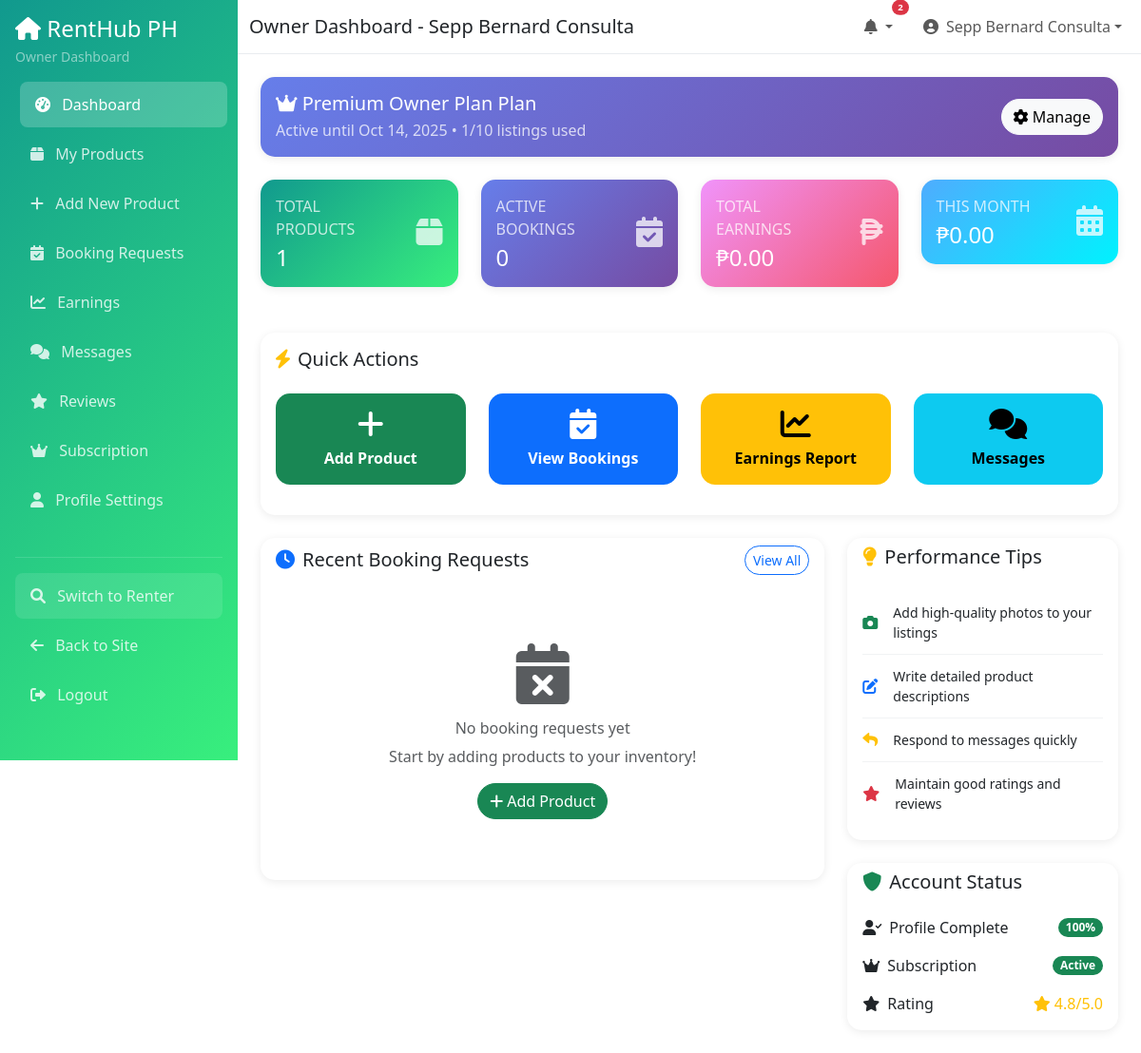
/owner/dashboard.php (signed in), run on the app's committed database.
### tables this page shows
CREATE TABLE `user_subscriptions` (
  `SubscriptionID` int(11) NOT NULL,
  `UserID` int(11) DEFAULT NULL,
  `PlanID` int(11) DEFAULT NULL,
  `Sub_StartDate` datetime NOT NULL,
  `Sub_EndDate` datetime NOT NULL,
  `Sub_Status` varchar(50) DEFAULT 'Active',
  `Sub_AutoRenew` tinyint(1) DEFAULT 1,
  `Sub_PaymentMethod` varchar(50) DEFAULT NULL,
  `Sub_CreatedAt` timestamp NOT NULL DEFAULT current_timestamp(),
  `Sub_UpdatedAt` timestamp NOT NULL DEFAULT current_timestamp() ON UPDATE current_timestamp()
);

CREATE TABLE `subscription_plans` (
  `PlanID` int(11) NOT NULL,
  `Plan_Name` varchar(100) NOT NULL,
  `Plan_Description` text DEFAULT NULL,
  `Plan_Price` decimal(10,2) NOT NULL,
  `Plan_Duration` int(11) NOT NULL,
  `Plan_MaxListings` int(11) DEFAULT NULL,
  `Plan_FeaturedListings` int(11) DEFAULT NULL,
  `Plan_CommissionRate` decimal(5,2) DEFAULT NULL,
  `Plan_IsActive` tinyint(1) DEFAULT 1,
  `Plan_CreatedAt` timestamp NOT NULL DEFAULT current_timestamp()
);

### owner/dashboard.php (the view, shortened to what the rows shown need)
<?php
$database = new Database();
$conn = $database->getConnection();
$user_id = $_SESSION['user_id'];
$query = "SELECT us.*, sp.Plan_Name, sp.Plan_MaxListings, sp.Plan_FeaturedListings
          FROM user_subscriptions us
          JOIN subscription_plans sp ON us.PlanID = sp.PlanID
          WHERE us.UserID = ? AND us.Sub_Status = 'Active' AND us.Sub_EndDate > NOW()
          ORDER BY us.Sub_EndDate DESC LIMIT 1";
$stmt = $conn->prepare($query);
$stmt->bindParam(1, $user_id);
$stmt->execute();
$subscription = $stmt->fetch(PDO::FETCH_ASSOC);
$stats = [];
$query = "SELECT COUNT(*) as total FROM products WHERE OwnerID = ?";
$stmt = $conn->prepare($query);
$stmt->bindParam(1, $user_id);
$stmt->execute();
$stats['total_products'] = $stmt->fetch(PDO::FETCH_ASSOC)['total'];
$query = "SELECT COUNT(*) as total FROM bookings WHERE OwnerID = ? AND Book_Status IN ('Pending', 'Confirmed', 'In Progress')";
$stmt = $conn->prepare($query);
$stmt->bindParam(1, $user_id);
$stmt->execute();
$stats['active_bookings'] = $stmt->fetch(PDO::FETCH_ASSOC)['total'];
$query = "SELECT SUM(Book_TotalAmount) as total FROM bookings WHERE OwnerID = ? AND Book_Status = 'Completed'";
$stmt = $conn->prepare($query);
$stmt->bindParam(1, $user_id);
$stmt->execute();
$stats['total_earnings'] = $stmt->fetch(PDO::FETCH_ASSOC)['total'] ?? 0;
$query = "SELECT SUM(Book_TotalAmount) as total FROM bookings
          WHERE OwnerID = ? AND Book_Status = 'Completed'
          AND MONTH(Book_CreatedAt) = MONTH(NOW()) AND YEAR(Book_CreatedAt) = YEAR(NOW())";
$stmt = $conn->prepare($query);
$stmt->bindParam(1, $user_id);
$stmt->execute();
$stats['month_earnings'] = $stmt->fetch(PDO::FETCH_ASSOC)['total'] ?? 0;
?>
<!DOCTYPE html>
<html lang="en">
<head>
    <link href="https://cdn.jsdelivr.net/npm/bootstrap@5.3.0/dist/css/bootstrap.min.css" rel="stylesheet">
    <link href="https://cdnjs.cloudflare.com/ajax/libs/font-awesome/6.0.0/css/all.min.css" rel="stylesheet">
</head>
<body>
    <div class="main-content">
        <div class="container-fluid p-4">
            <?php if(!$subscription): ?>
            <div class="alert alert-warning mb-4 border-0" style="border-radius: 15px;">
                <div class="row align-items-center">
                    <div class="col-md-8">
                        <h5 class="alert-heading mb-1">
                            <i class="fas fa-exclamation-triangle"></i> Subscription Required
                        </h5>
                        <p class="mb-0">You need an active subscription to list products and receive bookings.</p>
                    </div>
                    <div class="col-md-4 text-end">
                        <a href="subscription.php" class="btn btn-warning" style="border-radius: 25px;">
                            <i class="fas fa-crown"></i> Subscribe Now
                        </a>
                    </div>
                </div>
            </div>
            <?php else: ?>
            <div class="card subscription-card mb-4">
                <div class="card-body">
                    <div class="row align-items-center">
                        <div class="col-md-8">
                            <h5 class="mb-1">
                                <i class="fas fa-crown"></i> <?php echo htmlspecialchars($subscription['Plan_Name']); ?> Plan
                            </h5>
                            <p class="mb-0 opacity-75">
                                Active until <?php echo date('M j, Y', strtotime($subscription['Sub_EndDate'])); ?> •
                                <?php echo $stats['total_products']; ?>/<?php echo $subscription['Plan_MaxListings']; ?> listings used
                            </p>
                        </div>
                        <div class="col-md-4 text-end">
                            <a href="subscription.php" class="btn btn-light" style="border-radius: 25px;">
                                <i class="fas fa-cog"></i> Manage
                            </a>
                        </div>
                    </div>
                </div>
            </div>
            <?php endif; ?>
            <div class="row mb-4">
                <div class="col-xl-3 col-md-6 mb-4">
                    <div class="card stat-card bookings">
                        <div class="card-body">
                            <div class="row align-items-center">
                                <div class="col">
                                    <div class="text-xs font-weight-bold text-uppercase mb-1 opacity-75">
                                        Active Bookings
                                    </div>
                                    <div class="h4 mb-0 font-weight-bold"><?php echo number_format($stats['active_bookings']); ?></div>
                                </div>
                            </div>
                        </div>
                    </div>
                </div>
                <div class="col-xl-3 col-md-6 mb-4">
                    <div class="card stat-card earnings">
                        <div class="card-body">
                            <div class="row align-items-center">
                                <div class="col">
                                    <div class="text-xs font-weight-bold text-uppercase mb-1 opacity-75">
                                        Total Earnings
                                    </div>
                                    <div class="h4 mb-0 font-weight-bold">₱<?php echo number_format($stats['total_earnings'], 2); ?></div>
                                </div>
                            </div>
                        </div>
                    </div>
                </div>
                <div class="col-xl-3 col-md-6 mb-4">
                    <div class="card stat-card month">
                        <div class="card-body">
                            <div class="row align-items-center">
                                <div class="col">
                                    <div class="text-xs font-weight-bold text-uppercase mb-1 opacity-75">
                                        This Month
                                    </div>
                                    <div class="h4 mb-0 font-weight-bold">₱<?php echo number_format($stats['month_earnings'], 2); ?></div>
                                </div>
                            </div>
                        </div>
                    </div>
                </div>
            </div>
        </div>
    </div>
</body>
</html>

### data on the page
user_subscriptions: PlanID.Plan_Name "Premium Owner Plan", Sub_EndDate "Oct 14, 2025", PlanID.Plan_MaxListings "10", Sub_AutoRenew "0", Sub_AutoRenew "0.00"

### other printed values
$_SESSION['user_name'] "Sepp Bernard Consulta"
$stats['total_products'] "1"
